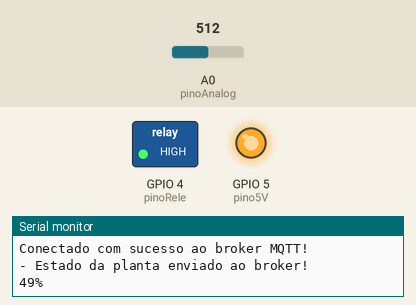
Simulated run of this sketch. Board: ESP8266 (NodeMCU). Parts: switched loads named in the sketch (green lamp = pin HIGH), output pins drawn as LEDs (lit = HIGH), the last lines printed to the serial monitor. The inputs (shaded band) are chosen by the test bench; at power-on: A0 (pinoAnalog) = 512. WiFi joins after 1.5 s; servers stay silent unless stated; no MQTT or app messages arrive unless stated.

Above: at 2.7 s.
2.8 s: A0 (pinoAnalog) set to 690
5.8 s: A0 (pinoAnalog) set to 713
At 7.6 s:
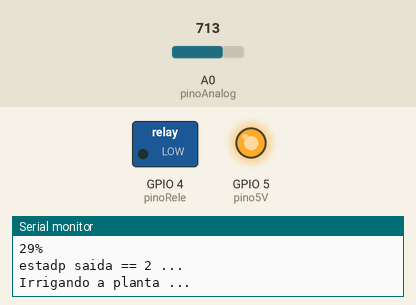
8.6 s: A0 (pinoAnalog) set to 511
At 9.1 s:
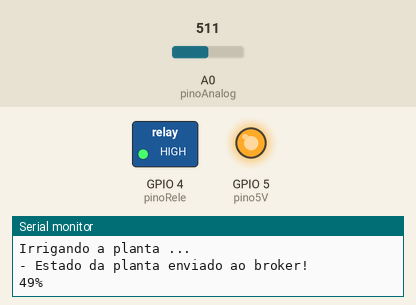
11.4 s: A0 (pinoAnalog) set to 716
At 13.5 s:
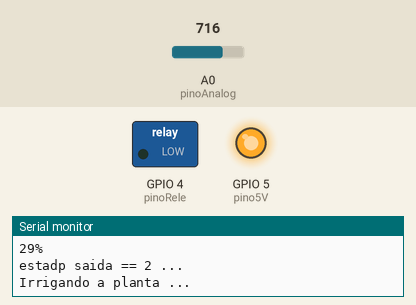
Timing chart, 0 to 15.0 s (numbered marks = the images above; inputs shaded):
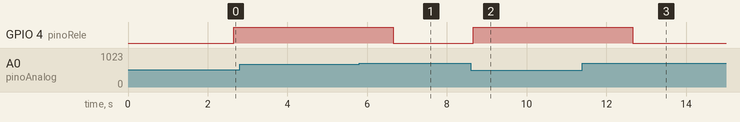

The sketch:

arduino_codigo_final_final.ino
```cpp
#include <ESP8266WiFi.h>
#include <PubSubClient.h>

#define TOPICO_SUBSCRIBE "MQTTLucasOBJINTEnvia"
#define TOPICO_PUBLISH   "MQTTLucasOBJINTpRecebe"
#define ID_MQTT  "lucasrossitrabson"
#define pinoAnalog A0
#define pinoRele 4
#define pino5V 5

int ValAnalogIn;

// WIFI
const char* SSID = "ssid";
const char* PASSWORD = "senha";

// MQTT
const char* BROKER_MQTT = "mqtt.eclipse.org";
int BROKER_PORT = 1883;


WiFiClient espClient;
PubSubClient MQTT(espClient);
char EstadoSaida = '1';


void initSerial();
void initWiFi();
void initMQTT();
void reconectWiFi();
void VerificaConexoesWiFIEMQTT(void);


void setup() {

pinMode(pinoRele, OUTPUT);
pinMode(pino5V, OUTPUT);
digitalWrite(pino5V, HIGH);
initSerial();
initWiFi();
initMQTT();
}

void initSerial()
{
    Serial.begin(9600);
}


void initWiFi()
{
    delay(10);
    Serial.println("------Conexao WI-FI------");
    Serial.print("Conectando-se na rede: ");
    Serial.println(SSID);
    Serial.println("Aguarde");

    reconectWiFi();
}


void initMQTT()
{
    MQTT.setServer(BROKER_MQTT, BROKER_PORT);

}


void reconnectMQTT()
{
    while (!MQTT.connected())
    {
        Serial.print("* Tentando se conectar ao Broker MQTT: ");
        Serial.println(BROKER_MQTT);
        if (MQTT.connect(ID_MQTT))
        {
            Serial.println("Conectado com sucesso ao broker MQTT!");
            MQTT.subscribe(TOPICO_SUBSCRIBE);
        }
        else
        {
            Serial.println("Falha ao reconectar no broker.");
            Serial.println("Havera nova tentatica de conexao em 2s");
            delay(2000);
        }
    }
}


void reconectWiFi()
{

    if (WiFi.status() == WL_CONNECTED)
        return;

    WiFi.begin(SSID, PASSWORD);

    while (WiFi.status() != WL_CONNECTED)
    {
        delay(100);
        Serial.print(".");
    }

    Serial.println();
    Serial.print("Conectado com sucesso na rede ");
    Serial.print(SSID);
    Serial.println("IP obtido: ");
    Serial.println(WiFi.localIP());
}


void VerificaConexoesWiFIEMQTT(void)
{
    if (!MQTT.connected())
        reconnectMQTT();

     reconectWiFi();
}


void EnviaEstadoOutputMQTT(void)
{
    if (EstadoSaida == '1')
      MQTT.publish(TOPICO_PUBLISH, "N");

    if (EstadoSaida == '2')
      MQTT.publish(TOPICO_PUBLISH, "I");

    if (EstadoSaida == '3')
      MQTT.publish(TOPICO_PUBLISH, "A");

    Serial.println("- Estado da planta enviado ao broker!");
    delay(1000);
}


void loop() {

    VerificaConexoesWiFIEMQTT();


    EnviaEstadoOutputMQTT();


    MQTT.loop();
ValAnalogIn = analogRead(pinoAnalog);
int Porcento = map(ValAnalogIn, 1023, 0, 0, 100);

Serial.print(Porcento);
Serial.println("%");

if (Porcento <= 30) {
EstadoSaida = '2';
Serial.println("estadp saida == 2 ...");
Serial.println("Irrigando a planta ...");
digitalWrite(pinoRele, LOW);

}

else { // Se não ...
digitalWrite(pinoRele, HIGH);
if (EstadoSaida == '2'){
  EstadoSaida = '3';
}
}

delay (1000);

}
```

Measured:
- the behaviour switches between 700 and 701 on A0 (pinoAnalog) (found by bisection; images 0 and 1)
- after the input at 5.8 s, GPIO 4 (pinoRele): HIGH → LOW after 0.86 s
- after the input at 8.6 s, GPIO 4 (pinoRele): LOW → HIGH after 0.06 s
- after the input at 11.4 s, GPIO 4 (pinoRele): HIGH → LOW after 1.3 s
